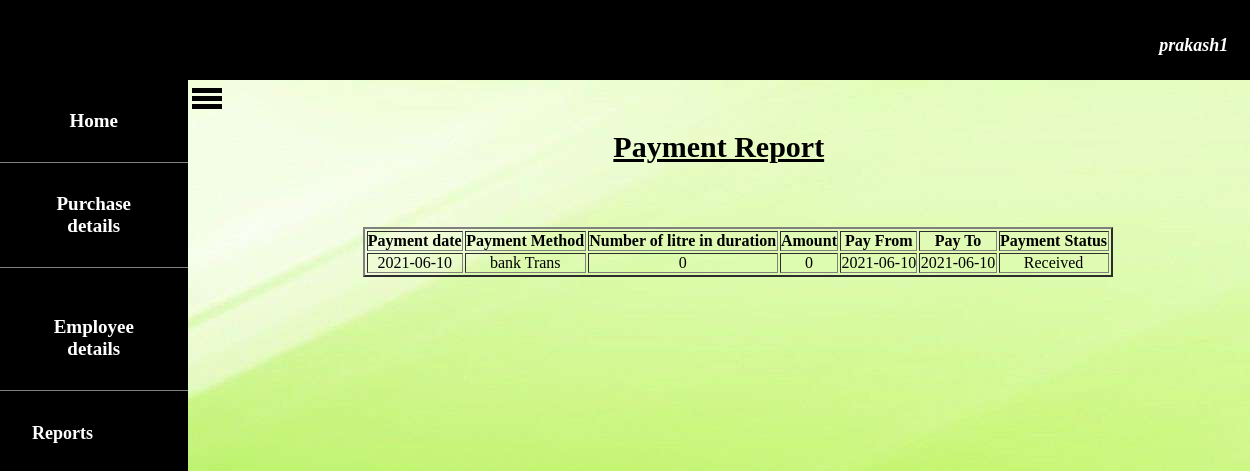
/payrepcus.php (signed in), run on the app's committed database.
### tables this page shows
CREATE TABLE `payment` (
  `pay` varchar(20) NOT NULL,
  `Username` varchar(15) NOT NULL,
  `ptype` varchar(10) NOT NULL,
  `pmethod` varchar(10) NOT NULL,
  `amtlit` varchar(20) NOT NULL,
  `amt` varchar(20) NOT NULL,
  `payd` date NOT NULL,
  `payf` date NOT NULL,
  `payt` date NOT NULL
);

### session.php (called while the page is built, shortened)
<?php
$p=$_SESSION['username'];
?>

### payrepcus.php (the view, shortened to what this page needs)
<!DOCTYPE html>
<html>
<head>
</head>
<body style="background-image: url(images/66773.jpg);">
<?php
include "includes/headercus.php";
include "navcus.php";
?>
<p style="text-align: center;font-size: 30px;margin-top: 4%;margin-left: 15%;"><b><u>Payment Report</u></b></p>
<table border="2" style="width: 60%;text-align: center;margin-top: 5%;margin-left: 29%;">
		<tr>
			 <th>Payment date</th>
             <th>Payment Method</th>
             <th>Number of litre in duration</th>
             <th>Amount</th>
             <th>Pay From</th>
             <th>Pay To</th>
             <th>Payment Status</th>
		</tr>
<?php
$conn=mysqli_connect("localhost","root","","milkcompany") or die("connection failed");
$query="select * from payment where Username='$p' and pay='customer'";
$data=mysqli_query($conn,$query);
$total=mysqli_num_rows($data);
if($total!=0)
{
	while ($result=mysqli_fetch_assoc($data))
	{
		echo "
		<tr>
		<td>".$result['payd']."</td>
		<td>".$result['pmethod']."</td>
		<td>".$result['amtlit']."</td>
		<td>".$result['amt']."</td>
		<td> ".$result['payf']." </td>
		<td> ".$result['payt']." </td>
		<td>".$result['ptype']."</td>
		</tr>";
	}
}
else
{
	 ?> <p style="color: red;margin-left: 52%;margin-top: 10px">*No records found</p><?php
}
?>
</table>
</body>
</html>

### css/style2.css (style rules this page uses)
* { margin: 0; padding: 0; }

### data on the page
payment: payd "2021-06-10", pmethod "bank Trans", amtlit "0", amt "0", payf "2021-06-10", payt "2021-06-10", ptype "Received"

### other printed values
$p "prakash1"
